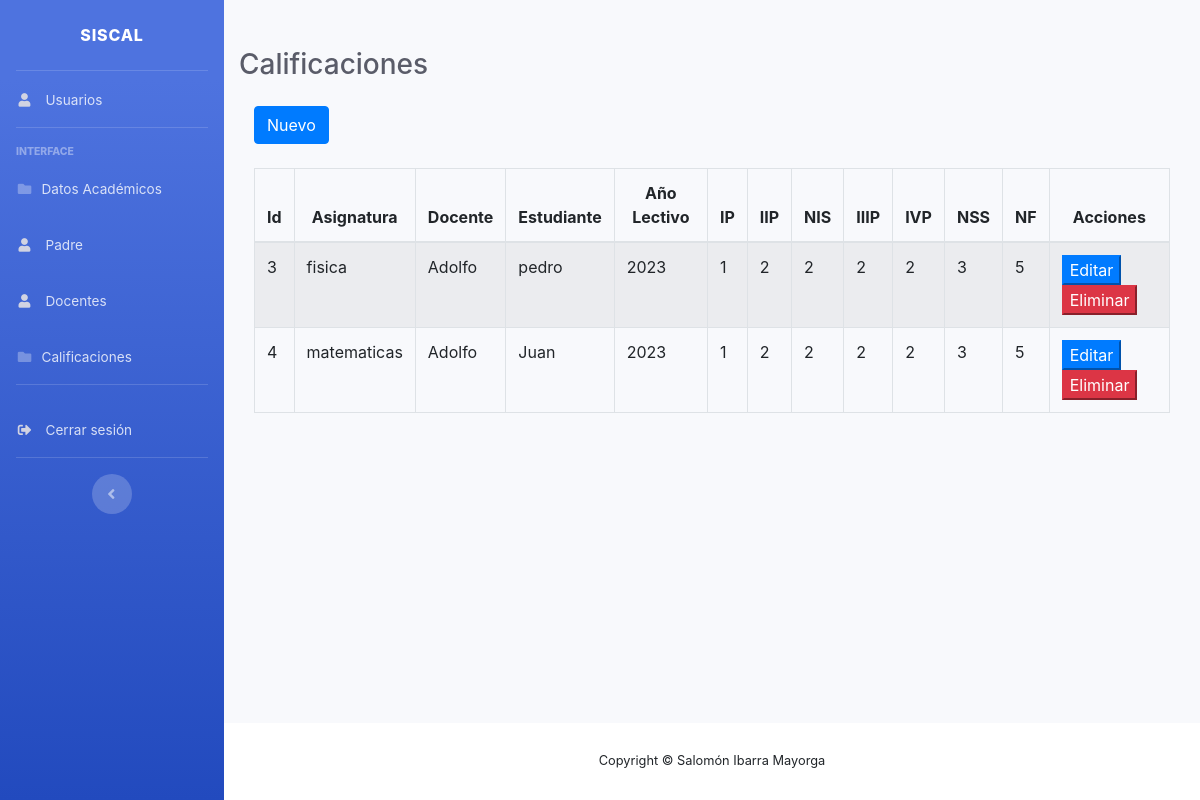
Page /pages/mostrarCalificacion.php (signed in) on the committed database.
### tables this page shows
CREATE TABLE `calificaciones` (
  `idCalificacione` int NOT NULL AUTO_INCREMENT,
  `Asignatura_idAsignatura` int NOT NULL,
  `Docente_idDocente` int NOT NULL,
  `Estudiantes_idEstudiantes` int NOT NULL,
  `AnioLectivo` int DEFAULT NULL,
  `IP` int DEFAULT NULL,
  `IIP` int DEFAULT NULL,
  `NIS` int DEFAULT NULL,
  `IIIP` int DEFAULT NULL,
  `IVP` int DEFAULT NULL,
  `NSS` int DEFAULT NULL,
  `NF` int DEFAULT NULL,
  PRIMARY KEY (`idCalificacione`),
  KEY `fk_Calificaciones_Estudiantes1_idx` (`Estudiantes_idEstudiantes`),
  KEY `fk_Calificaciones_Docente1_idx` (`Docente_idDocente`),
  KEY `fk_Calificaciones_Asignatura1_idx` (`Asignatura_idAsignatura`),
  CONSTRAINT `fk_Calificaciones_Asignatura1` FOREIGN KEY (`Asignatura_idAsignatura`) REFERENCES `asignatura` (`idAsignatura`),
  CONSTRAINT `fk_Calificaciones_Docente1` FOREIGN KEY (`Docente_idDocente`) REFERENCES `docente` (`idDocente`),
  CONSTRAINT `fk_Calificaciones_Estudiantes1` FOREIGN KEY (`Estudiantes_idEstudiantes`) REFERENCES `datosacademicosestudiante` (`idEstudiantes`)
);

CREATE TABLE `asignatura` (
  `idAsignatura` int NOT NULL AUTO_INCREMENT,
  `NombreAsignatura` varchar(45) DEFAULT NULL,
  PRIMARY KEY (`idAsignatura`)
);

CREATE TABLE `usuario` (
  `idUsuario` int NOT NULL AUTO_INCREMENT,
  `Pnombre` varchar(45) NOT NULL,
  `Papellido` varchar(45) NOT NULL,
  `Usuario` varchar(45) DEFAULT NULL,
  `Contra` varchar(45) DEFAULT NULL,
  `fecha_nacimiento` date NOT NULL,
  `Celular` varchar(45) DEFAULT NULL,
  `Tipo_usuario` varchar(45) NOT NULL,
  PRIMARY KEY (`idUsuario`)
);

### modelos/calificaciones.php (called while the page is built, shortened)
<?php
include_once "gestion.bd.php";
class Calificaciones
{
    private $objeto;
    public function __construct()
    {
        $this->objeto = new conexion();
    }
    public function readCalificaciones()
    {
        return $this->objeto->consultar("SELECT calificaciones.idCalificacione AS id,
        asignatura.NombreAsignatura AS Asignatura,
        docente_usuario.Pnombre AS docente,
        estudiante_usuario.Pnombre AS nombre_estudiante,
        calificaciones.AnioLectivo,
        calificaciones.IP,
        calificaciones.IIP,
        calificaciones.NIS,
        calificaciones.IIIP,
        calificaciones.IVP,
        calificaciones.NSS,
        calificaciones.NF
 FROM calificaciones
 INNER JOIN asignatura ON calificaciones.Asignatura_idAsignatura = asignatura.idAsignatura
 INNER JOIN docente ON calificaciones.Docente_idDocente = docente.idDocente
 INNER JOIN datosacademicosestudiante ON calificaciones.Estudiantes_idEstudiantes = datosacademicosestudiante.idEstudiantes
 INNER JOIN usuario AS docente_usuario ON docente.Usuario_idUsuario = docente_usuario.idUsuario
 INNER JOIN usuario AS estudiante_usuario ON datosacademicosestudiante.Usuario_idUsuario = estudiante_usuario.idUsuario;
 ");
    }
}

### modelos/gestion.bd.php (called while the page is built, shortened)
<?php
class conexion
{
    private $server;
    private $user;
    private $pwd;
    private $bd;
    function __construct()
    {
        $this->server = 'localhost';
        $this->user = 'root';
        $this->bd = 'isim_sc';
        $this->pwd = 'cookies';
    }
    public function conectar()
    {
        $this->mysqli = new mysqli($this->server, $this->user, $this->pwd, $this->bd);
        if ($this->mysqli->connect_errno) {
            echo "No se pudo conectar con la base de datos: " . $this->mysqli->connect_error;
            return 0;
        } else {
            return $this->mysqli;
        }
    }
    public function consultar($query)
    {
        $result = mysqli_query($this->conectar(), $query);
        return $result;
    }
}

### pages/mostrarCalificacion.php (the view, shortened to what this page needs)
<?php include_once "../assets/cabecera.php";
include_once "../server/zona_priv.php"; ?>
<?php include_once('../modelos/gestion.bd.php'); ?>
<?php include_once('../modelos/calificaciones.php');
?>
<div id="wrapper">
    <?php include_once "../assets/menu.php"; ?>
    <div id="content-wrapper" class="d-flex flex-column">
        <div id="content">
            <div class="container-fluid">
                <div class="d-sm-flex align-items-center justify-content-between mb-4">
                    <h1 class="h3 mb-0 text-gray-800 mt-5">Calificaciones</h1>
                </div>
                <div class="container">
                    <div class="row">
                        <div class="col-lg-12">
                            <button id="btnNuevo" class="btn btn-primary " data-toggle="modal" data-target="#modalCRUD">Nuevo</button>
                        </div>
                    </div>
                </div>
                <br>
                <div class="container">
                    <div class="row">
                        <div class="col-lg-12">
                            <div class="table-responsive">
                                <table id="tablaCalificaciones" class="table table-striped table-bordered table-condensed" style="width:100%">
                                    <thead class="text-center">
                                        <tr>
                                            <th>Id</th>
                                            <th>Asignatura</th>
                                            <th>Docente</th>
                                            <th>Estudiante</th>
                                            <th>Año Lectivo</th>
                                            <th>IP</th>
                                            <th>IIP</th>
                                            <th>NIS</th>
                                            <th>IIIP</th>
                                            <th>IVP</th>
                                            <th>NSS</th>
                                            <th>NF</th>
                                            <th>Acciones</th>
                                        </tr>
                                    </thead>
                                    <tbody>
                                        <?php
                                        $objeto = new Calificaciones();
                                        $consulta = $objeto->readCalificaciones();
                                        while ($dat = mysqli_fetch_array($consulta)) {
                                        ?>
                                            <tr>
                                                <td><?php echo $dat['id'] ?></td>
                                                <td><?php echo $dat['Asignatura'] ?></td>
                                                <td><?php echo $dat['docente'] ?></td>
                                                <td><?php echo $dat['nombre_estudiante'] ?></td>
                                                <td><?php echo $dat['AnioLectivo'] ?></td>
                                                <td><?php echo $dat['IP'] ?></td>
                                                <td><?php echo $dat['IIP'] ?></td>
                                                <td><?php echo $dat['NIS'] ?></td>
                                                <td><?php echo $dat['IIIP'] ?></td>
                                                <td><?php echo $dat['IVP'] ?></td>
                                                <td><?php echo $dat['NSS'] ?></td>
                                                <td><?php echo $dat['NF'] ?></td>
                                                <td>
                                                    <button class="btn-primary" data-toggle="modal" data-target="#modalEditar">Editar</button>
                                                    <button class="btn-danger btnBorrarCali" data-id="<?php echo $dat['idCalificacione'] ?>">Eliminar</button>
                                                </td>
                                            </tr>
                                        <?php
                                        }
                                        ?>
                                    </tbody>
                                </table>
                            </div>
                        </div>
                    </div>
                </div>
            </div>
        </div>
        <footer class="sticky-footer bg-white">
            <div class="container my-auto">
                <div class="copyright text-center my-auto">
                    <span>Copyright &copy; Salomón Ibarra Mayorga</span>
                </div>
            </div>
        </footer>
    </div>
</div>
<?php include_once "../assets/footer.php"; ?>

### assets/cabecera.php (shortened to what this page needs)
<!DOCTYPE html>
<html lang="en">
<head>
    <link href="/vendor/fontawesome-free/css/all.min.css" rel="stylesheet" type="text/css">
    <link href="/css/sb-admin-2.min.css" rel="stylesheet">
</head>
<body id="page-top">

### assets/menu.php (shortened to what this page needs)
<ul class="navbar-nav bg-gradient-primary sidebar sidebar-dark accordion" id="accordionSidebar">
    <a class="sidebar-brand d-flex align-items-center justify-content-center" href="index.html">
        <div class="sidebar-brand-text mx-2"> SISCAL </div>
    </a>
    <hr class="sidebar-divider my-0">
     <li class="nav-item">
        <a class="nav-link" href="/index.php">
       <i class="fas fa-user fa-sm fa-fw mr-2 text-gray-400"></i>
        <span>Usuarios</span>
    </a>
    </li>
    <hr class="sidebar-divider">
    <div class="sidebar-heading">
        Interface
    </div>
    <li class="nav-item">
    <a class="nav-link" href="/pages/estudiante.php">
    <i class="fas fa-fw fa-folder"></i>
        <span>Datos Académicos</span>
    </a>
    </li>
    <li class="nav-item">
    <a class="nav-link" href="/pages/tutor.php">
    <i class="fas fa-user fa-sm fa-fw mr-2 text-gray-400"></i>
        <span>Padre</span>
    </a>
    </li>
    <li class="nav-item">
        <a class="nav-link" href="/pages/docentes.php">
        <i class="fas fa-user fa-sm fa-fw mr-2 text-gray-400"></i>
            <span>Docentes</span>
        </a>
    </li>
    <li class="nav-item">
        <a class="nav-link collapsed" href="/pages/mostrarCalificacion.php">
        <i class="fas fa-fw fa-folder"></i>
            <span>Calificaciones</span>
        </a>
    </li>
    <hr class="sidebar-divider">
    <li class="nav-item">
        <a class="nav-link collapsed" href="../server/logout.php">
        <i class="fas fa-sign-out-alt fa-sm fa-fw mr-2 text-gray-400"></i>
            <span>Cerrar sesión</span>
        </a>
    </li>
    <hr class="sidebar-divider d-none d-md-block">
    <div class="text-center d-none d-md-inline">
        <button class="rounded-circle border-0" id="sidebarToggle"></button>
    </div>
</ul>

### assets/footer.php (shortened to what this page needs)
<link rel="stylesheet" href="https://maxcdn.bootstrapcdn.com/bootstrap/4.5.2/css/bootstrap.min.css">
</body>
</html>

### rows in the picture
calificaciones: idCalificacione "3", Asignatura_idAsignatura.NombreAsignatura "fisica", usuario.Pnombre "Adolfo", usuario.Pnombre "pedro", AnioLectivo "2023", IP "1", IIP "2", NIS "2", IIIP "2", IVP "2", NSS "3", NF "5"
calificaciones: idCalificacione "4", Asignatura_idAsignatura.NombreAsignatura "matematicas", usuario.Pnombre "Adolfo", usuario.Pnombre "Juan", AnioLectivo "2023", IP "1", IIP "2", NIS "2", IIIP "2", IVP "2", NSS "3", NF "5"
